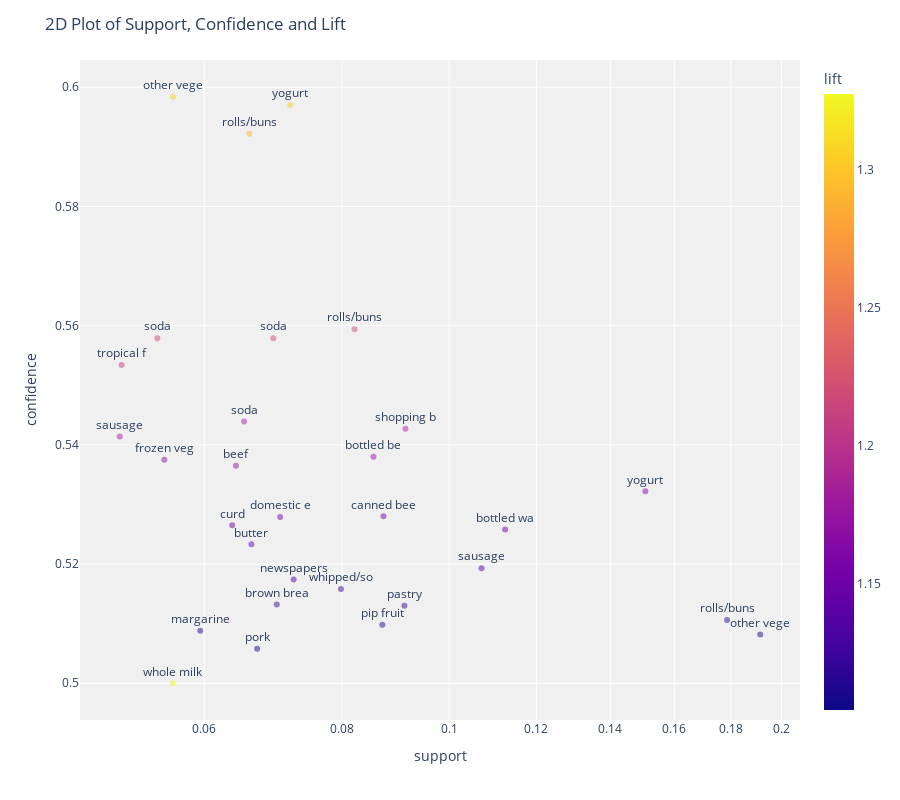

Write notebook code for a chart like this one.
### Markdown cell above
# Visualizar modelo

### Code cell
plot_model(modelo)

### Figure 1 — Plotly figure (JSON) as saved in the notebook; plotly's stock layout.template omitted (floating-point values rounded to 4 significant figures)
{"data": [{"textposition": "top center", "hovertemplate": "support=%{x}<br>confidence=%{y}<br>antecedents_short=%{text}<br>antecedents=%{customdata[0]}<br>consequents=%{customdata[1]}<br>lift=%{marker.color}<extra></extra>", "showlegend": false, "legendgroup": "", "name": "", "yaxis": "y", "text": ["other vege", "yogurt", "rolls/buns", "rolls/buns", "soda", "soda", "tropical f", "soda", "shopping b", "sausage", "bottled be", "frozen veg", "beef", "yogurt", "canned bee", "domestic e", "curd", "bottled wa", "butter", "sausage", "newspapers", "whipped/so", "brown brea", "pastry", "rolls/buns", "pip fruit", "margarine", "other vege", "pork", "whole milk"], "customdata": [["other vegetables", "whole milk"], ["yogurt", "whole milk"], ["rolls/buns", "whole milk"], ["rolls/buns", "whole milk"], ["soda", "whole milk"], ["soda", "whole milk"], ["tropical fruit", "whole milk"], ["soda", "whole milk"], ["shopping bags", "whole milk"], ["sausage", "whole milk"], ["bottled beer", "whole milk"], ["frozen vegetables", "whole milk"], ["beef", "whole milk"], ["yogurt", "whole milk"], ["canned beer", "whole milk"], ["domestic eggs", "whole milk"], ["curd", "whole milk"], ["bottled water", "whole milk"], ["butter", "whole milk"], ["sausage", "whole milk"], ["newspapers", "whole milk"], ["whipped/sour cream", "whole milk"], ["brown bread", "whole milk"], ["pastry", "whole milk"], ["rolls/buns", "whole milk"], ["pip fruit", "whole milk"], ["margarine", "whole milk"], ["other vegetables", "whole milk"], ["pork", "whole milk"], ["whole milk", "other vegetables"]], "y": [0.5984, 0.597, 0.5922, 0.5594, 0.5579, 0.5579, 0.5534, 0.5439, 0.5427, 0.5414, 0.538, 0.5375, 0.5365, 0.5322, 0.528, 0.5279, 0.5265, 0.5258, 0.5233, 0.5193, 0.5174, 0.5158, 0.5132, 0.513, 0.5106, 0.5098, 0.5088, 0.5082, 0.5058, 0.5], "mode": "markers+text", "xaxis": "x", "marker": {"color": [1.306, 1.303, 1.292, 1.221, 1.218, 1.218, 1.208, 1.187, 1.184, 1.182, 1.174, 1.173, 1.171, 1.161, 1.152, 1.152, 1.149, 1.148, 1.142, 1.133, 1.129, 1.126, 1.12, 1.12, 1.115, 1.113, 1.11, 1.109, 1.104, 1.328], "opacity": 0.5, "symbol": "circle", "coloraxis": "coloraxis"}, "x": [0.0562, 0.0718, 0.0659, 0.0821, 0.0544, 0.0693, 0.0505, 0.0652, 0.0913, 0.0503, 0.0854, 0.0552, 0.0641, 0.1506, 0.0872, 0.0703, 0.0636, 0.1124, 0.0662, 0.107, 0.0723, 0.0798, 0.0698, 0.0911, 0.1786, 0.087, 0.0595, 0.1914, 0.067, 0.0562], "type": "scatter", "orientation": "v"}], "layout": {"xaxis": {"domain": [0, 1], "type": "log", "anchor": "y", "title": {"text": "support"}}, "title": {"text": "2D Plot of Support, Confidence and Lift"}, "plot_bgcolor": "rgb(240,240,240)", "yaxis": {"domain": [0, 1], "anchor": "x", "title": {"text": "confidence"}}, "height": 800, "margin": {"t": 60}, "legend": {"tracegroupgap": 0}, "coloraxis": {"colorbar": {"title": {"text": "lift"}}, "colorscale": [[0, "#0d0887"], [0.1111, "#46039f"], [0.2222, "#7201a8"], [0.3333, "#9c179e"], [0.4444, "#bd3786"], [0.5556, "#d8576b"], [0.6667, "#ed7953"], [0.7778, "#fb9f3a"], [0.8889, "#fdca26"], [1, "#f0f921"]]}}}
